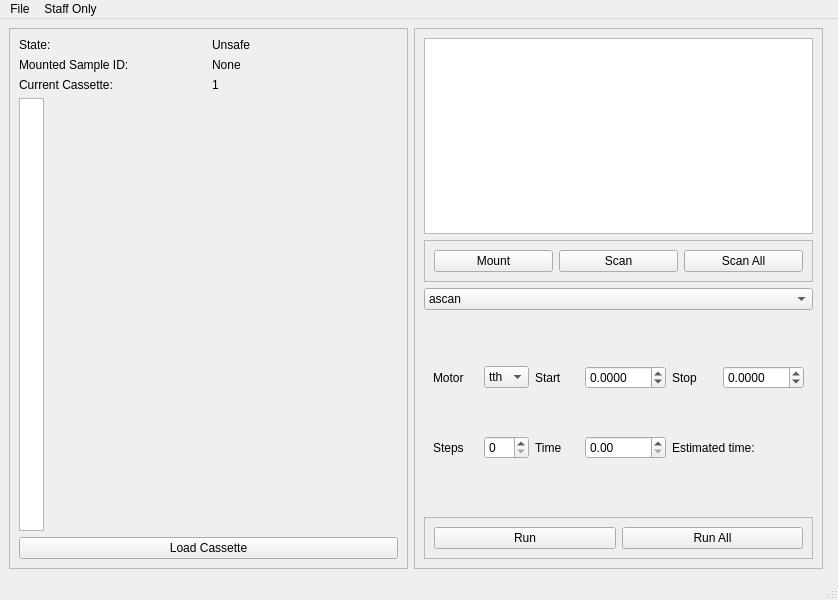
<?xml version="1.0" encoding="UTF-8"?>
<ui version="4.0">
 <class>MainWindow</class>
 <widget class="QMainWindow" name="MainWindow">
  <property name="geometry">
   <rect>
    <x>0</x>
    <y>0</y>
    <width>838</width>
    <height>600</height>
   </rect>
  </property>
  <property name="windowTitle">
   <string>MainWindow</string>
  </property>
  <widget class="QWidget" name="centralwidget">
   <layout class="QHBoxLayout" name="horizontalLayout">
    <item>
     <widget class="QFrame" name="leftFrame">
      <property name="frameShape">
       <enum>QFrame::StyledPanel</enum>
      </property>
      <property name="frameShadow">
       <enum>QFrame::Raised</enum>
      </property>
      <layout class="QGridLayout" name="gridLayout_3">
       <item row="0" column="0" colspan="2">
        <widget class="QFrame" name="stateFrame">
         <property name="maximumSize">
          <size>
           <width>16777215</width>
           <height>75</height>
          </size>
         </property>
         <property name="frameShape">
          <enum>QFrame::NoFrame</enum>
         </property>
         <property name="frameShadow">
          <enum>QFrame::Plain</enum>
         </property>
         <property name="lineWidth">
          <number>0</number>
         </property>
         <layout class="QGridLayout" name="gridLayout_2">
          <property name="leftMargin">
           <number>0</number>
          </property>
          <property name="topMargin">
           <number>0</number>
          </property>
          <property name="rightMargin">
           <number>0</number>
          </property>
          <property name="bottomMargin">
           <number>0</number>
          </property>
          <item row="1" column="0">
           <widget class="QLabel" name="label_4">
            <property name="text">
             <string>Mounted Sample ID:</string>
            </property>
           </widget>
          </item>
          <item row="0" column="1">
           <widget class="QLabel" name="stateLabel">
            <property name="text">
             <string>Unsafe</string>
            </property>
           </widget>
          </item>
          <item row="2" column="0">
           <widget class="QLabel" name="label_3">
            <property name="text">
             <string>Current Cassette:</string>
            </property>
           </widget>
          </item>
          <item row="2" column="1">
           <widget class="QLabel" name="currentCassetteLabel">
            <property name="text">
             <string>1</string>
            </property>
           </widget>
          </item>
          <item row="0" column="0">
           <widget class="QLabel" name="label">
            <property name="text">
             <string>State:</string>
            </property>
           </widget>
          </item>
          <item row="1" column="1">
           <widget class="QLabel" name="currentSampleLabel">
            <property name="text">
             <string>None</string>
            </property>
           </widget>
          </item>
         </layout>
        </widget>
       </item>
       <item row="1" column="0">
        <widget class="QListWidget" name="cassetteList">
         <property name="maximumSize">
          <size>
           <width>25</width>
           <height>16777215</height>
          </size>
         </property>
        </widget>
       </item>
       <item row="1" column="1">
        <widget class="QStackedWidget" name="cassetteStack"/>
       </item>
       <item row="2" column="0" colspan="2">
        <widget class="QFrame" name="cassetteControlFrame">
         <property name="maximumSize">
          <size>
           <width>16777215</width>
           <height>50</height>
          </size>
         </property>
         <property name="frameShape">
          <enum>QFrame::NoFrame</enum>
         </property>
         <property name="frameShadow">
          <enum>QFrame::Plain</enum>
         </property>
         <property name="lineWidth">
          <number>0</number>
         </property>
         <layout class="QHBoxLayout" name="horizontalLayout_3">
          <property name="leftMargin">
           <number>0</number>
          </property>
          <property name="topMargin">
           <number>0</number>
          </property>
          <property name="rightMargin">
           <number>0</number>
          </property>
          <property name="bottomMargin">
           <number>0</number>
          </property>
          <item>
           <widget class="QPushButton" name="loadButton">
            <property name="text">
             <string>Load Cassette</string>
            </property>
           </widget>
          </item>
         </layout>
        </widget>
       </item>
      </layout>
     </widget>
    </item>
    <item>
     <widget class="QFrame" name="sampleFrame">
      <property name="frameShape">
       <enum>QFrame::StyledPanel</enum>
      </property>
      <property name="frameShadow">
       <enum>QFrame::Raised</enum>
      </property>
      <layout class="QGridLayout" name="gridLayout">
       <item row="1" column="1">
        <widget class="QFrame" name="frame">
         <property name="frameShape">
          <enum>QFrame::StyledPanel</enum>
         </property>
         <property name="frameShadow">
          <enum>QFrame::Raised</enum>
         </property>
         <layout class="QHBoxLayout" name="horizontalLayout_2">
          <item>
           <widget class="QPushButton" name="mountButton">
            <property name="text">
             <string>Mount</string>
            </property>
           </widget>
          </item>
          <item>
           <widget class="QPushButton" name="scanButton">
            <property name="text">
             <string>Scan</string>
            </property>
           </widget>
          </item>
          <item>
           <widget class="QPushButton" name="scanAllButton">
            <property name="text">
             <string>Scan All</string>
            </property>
           </widget>
          </item>
         </layout>
        </widget>
       </item>
       <item row="3" column="1">
        <widget class="QStackedWidget" name="scanStack">
         <property name="currentIndex">
          <number>0</number>
         </property>
         <widget class="QWidget" name="page_3">
          <layout class="QGridLayout" name="gridLayout_4">
           <item row="0" column="0">
            <widget class="QLabel" name="label_2">
             <property name="text">
              <string>Motor</string>
             </property>
            </widget>
           </item>
           <item row="0" column="1">
            <widget class="QComboBox" name="motorSelectorA">
             <item>
              <property name="text">
               <string>tth</string>
              </property>
             </item>
            </widget>
           </item>
           <item row="0" column="2">
            <widget class="QLabel" name="label_5">
             <property name="text">
              <string>Start</string>
             </property>
            </widget>
           </item>
           <item row="0" column="3">
            <widget class="QDoubleSpinBox" name="startSpinBoxA">
             <property name="decimals">
              <number>4</number>
             </property>
             <property name="minimum">
              <double>-180.000000000000000</double>
             </property>
             <property name="maximum">
              <double>180.000000000000000</double>
             </property>
            </widget>
           </item>
           <item row="0" column="4">
            <widget class="QLabel" name="label_6">
             <property name="text">
              <string>Stop</string>
             </property>
            </widget>
           </item>
           <item row="0" column="5">
            <widget class="QDoubleSpinBox" name="stopSpinBoxA">
             <property name="decimals">
              <number>4</number>
             </property>
             <property name="minimum">
              <double>-180.000000000000000</double>
             </property>
             <property name="maximum">
              <double>180.000000000000000</double>
             </property>
            </widget>
           </item>
           <item row="1" column="0">
            <widget class="QLabel" name="label_7">
             <property name="text">
              <string>Steps</string>
             </property>
            </widget>
           </item>
           <item row="1" column="1">
            <widget class="QSpinBox" name="stepsSpinBoxA"/>
           </item>
           <item row="1" column="2">
            <widget class="QLabel" name="label_8">
             <property name="text">
              <string>Time</string>
             </property>
            </widget>
           </item>
           <item row="1" column="3">
            <widget class="QDoubleSpinBox" name="timeSpinBoxA"/>
           </item>
           <item row="1" column="4" colspan="2">
            <widget class="QLabel" name="estimatedTimeA">
             <property name="text">
              <string>Estimated time:</string>
             </property>
            </widget>
           </item>
          </layout>
         </widget>
         <widget class="QWidget" name="page_4">
          <layout class="QGridLayout" name="gridLayout_5">
           <item row="3" column="5">
            <widget class="QLabel" name="label_15">
             <property name="text">
              <string>Power</string>
             </property>
            </widget>
           </item>
           <item row="4" column="2">
            <widget class="QComboBox" name="motorSelectorP">
             <item>
              <property name="text">
               <string>tth</string>
              </property>
             </item>
            </widget>
           </item>
           <item row="3" column="3">
            <widget class="QLabel" name="label_14">
             <property name="text">
              <string>Max. Time</string>
             </property>
            </widget>
           </item>
           <item row="3" column="4">
            <widget class="QDoubleSpinBox" name="maxTimeP"/>
           </item>
           <item row="0" column="4">
            <widget class="QDoubleSpinBox" name="stopSpinBoxP">
             <property name="decimals">
              <number>4</number>
             </property>
            </widget>
           </item>
           <item row="4" column="4">
            <widget class="QSpinBox" name="stepsSpinBoxP">
             <property name="maximum">
              <number>1000</number>
             </property>
            </widget>
           </item>
           <item row="3" column="2">
            <widget class="QDoubleSpinBox" name="minTimeP"/>
           </item>
           <item row="0" column="3">
            <widget class="QLabel" name="label_11">
             <property name="text">
              <string>Stop:</string>
             </property>
            </widget>
           </item>
           <item row="4" column="3">
            <widget class="QLabel" name="label_16">
             <property name="text">
              <string>Steps</string>
             </property>
            </widget>
           </item>
           <item row="0" column="5">
            <widget class="QLabel" name="label_12">
             <property name="text">
              <string>Power</string>
             </property>
            </widget>
           </item>
           <item row="0" column="2">
            <widget class="QDoubleSpinBox" name="startSpinBoxP">
             <property name="decimals">
              <number>4</number>
             </property>
            </widget>
           </item>
           <item row="0" column="1">
            <widget class="QLabel" name="label_10">
             <property name="text">
              <string>Start:</string>
             </property>
            </widget>
           </item>
           <item row="3" column="1">
            <widget class="QLabel" name="label_13">
             <property name="text">
              <string>Min. Time</string>
             </property>
            </widget>
           </item>
           <item row="4" column="1">
            <widget class="QLabel" name="label_9">
             <property name="text">
              <string>Motor:</string>
             </property>
            </widget>
           </item>
           <item row="4" column="5" colspan="2">
            <widget class="QLabel" name="estimatedTimeP">
             <property name="text">
              <string>Estimated Time:</string>
             </property>
            </widget>
           </item>
           <item row="0" column="6">
            <widget class="QDoubleSpinBox" name="stepPowerP"/>
           </item>
           <item row="3" column="6">
            <widget class="QDoubleSpinBox" name="timePowerP"/>
           </item>
          </layout>
         </widget>
        </widget>
       </item>
       <item row="0" column="1">
        <widget class="QTextEdit" name="metaDataText">
         <property name="readOnly">
          <bool>true</bool>
         </property>
        </widget>
       </item>
       <item row="4" column="1">
        <widget class="QFrame" name="frame_3">
         <property name="frameShape">
          <enum>QFrame::StyledPanel</enum>
         </property>
         <property name="frameShadow">
          <enum>QFrame::Raised</enum>
         </property>
         <layout class="QHBoxLayout" name="horizontalLayout_4">
          <item>
           <widget class="QPushButton" name="runButton">
            <property name="text">
             <string>Run</string>
            </property>
           </widget>
          </item>
          <item>
           <widget class="QPushButton" name="runAllButton">
            <property name="text">
             <string>Run All</string>
            </property>
           </widget>
          </item>
         </layout>
        </widget>
       </item>
       <item row="2" column="1">
        <widget class="QComboBox" name="scanComboBox">
         <item>
          <property name="text">
           <string>ascan</string>
          </property>
         </item>
         <item>
          <property name="text">
           <string>pscan</string>
          </property>
         </item>
        </widget>
       </item>
      </layout>
     </widget>
    </item>
    <item>
     <widget class="QFrame" name="queueFrame">
      <property name="frameShape">
       <enum>QFrame::StyledPanel</enum>
      </property>
      <property name="frameShadow">
       <enum>QFrame::Raised</enum>
      </property>
     </widget>
    </item>
   </layout>
  </widget>
  <widget class="QMenuBar" name="menubar">
   <property name="geometry">
    <rect>
     <x>0</x>
     <y>0</y>
     <width>838</width>
     <height>21</height>
    </rect>
   </property>
   <widget class="QMenu" name="menuFile">
    <property name="title">
     <string>File</string>
    </property>
    <addaction name="actionLoadMetadata"/>
    <addaction name="actionSavePath"/>
    <addaction name="actionSetSpecFile"/>
   </widget>
   <widget class="QMenu" name="menuStaff_Only">
    <property name="title">
     <string>Staff Only</string>
    </property>
    <addaction name="actionSetup"/>
   </widget>
   <addaction name="menuFile"/>
   <addaction name="menuStaff_Only"/>
  </widget>
  <widget class="QStatusBar" name="statusbar"/>
  <action name="actionSetup">
   <property name="text">
    <string>Setup</string>
   </property>
  </action>
  <action name="actionLoadMetadata">
   <property name="text">
    <string>Load Metadata</string>
   </property>
  </action>
  <action name="actionSavePath">
   <property name="text">
    <string>Set PD Save Path</string>
   </property>
  </action>
  <action name="actionSetSpecFile">
   <property name="text">
    <string>Set Spec Path</string>
   </property>
  </action>
 </widget>
 <resources/>
 <connections>
  <connection>
   <sender>scanComboBox</sender>
   <signal>currentIndexChanged(int)</signal>
   <receiver>scanStack</receiver>
   <slot>setCurrentIndex(int)</slot>
   <hints>
    <hint type="sourcelabel">
     <x>625</x>
     <y>300</y>
    </hint>
    <hint type="destinationlabel">
     <x>639</x>
     <y>319</y>
    </hint>
   </hints>
  </connection>
 </connections>
</ui>
